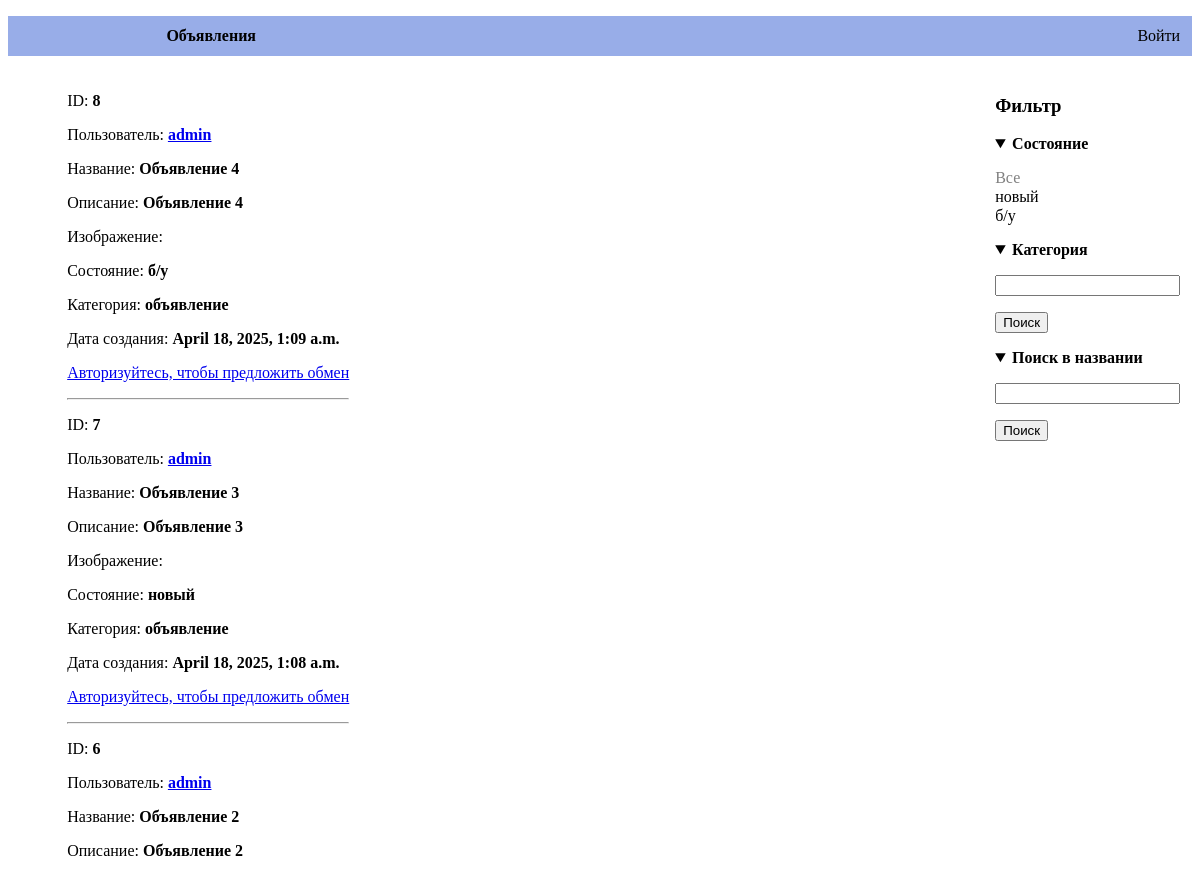
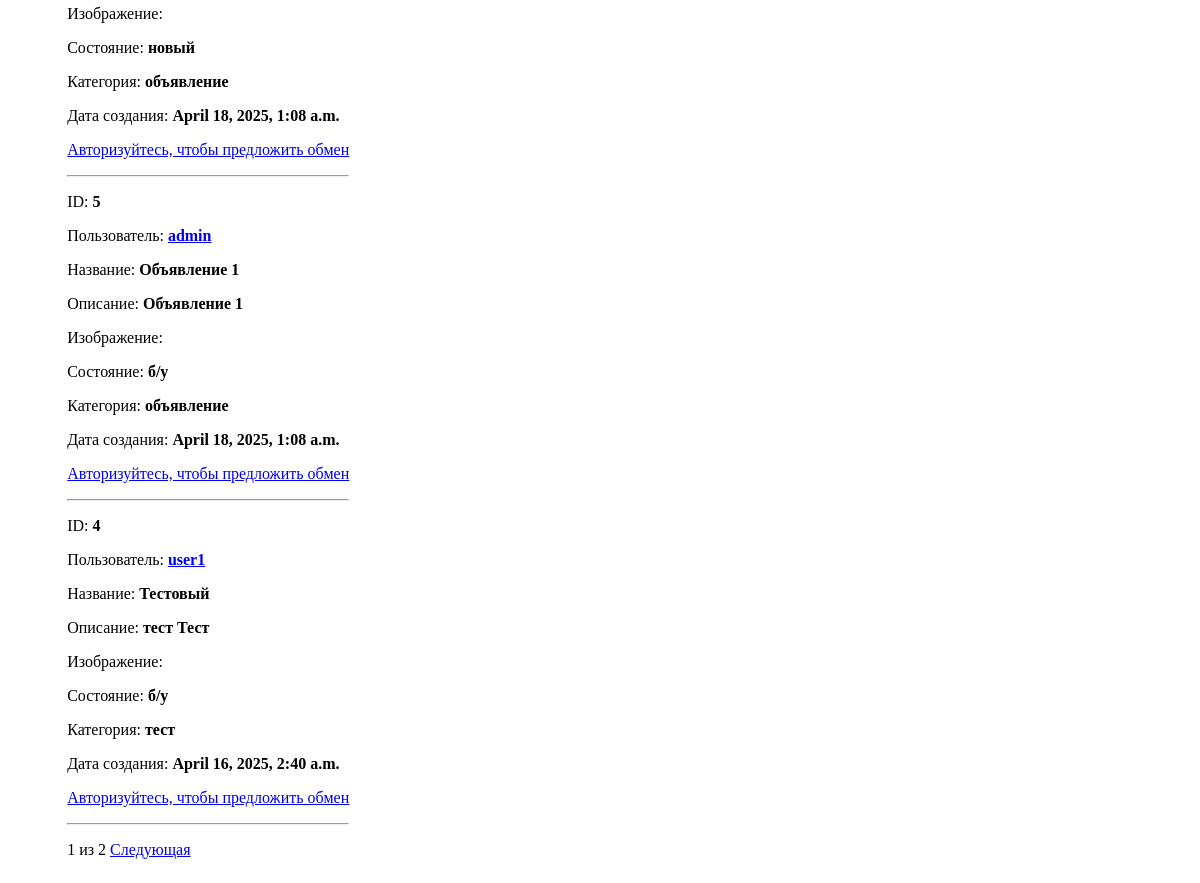
/ads/, run on the app's committed database (2 pictures, top to bottom).
### ads/models.py (models this page shows, shortened)
class Ad(models.Model):
    CHOICES = (
        ('б/у', 'б/у'),
        ('новый', 'новый'),
    )
    user = models.ForeignKey(User,
                            related_name='ads',
                            on_delete=models.CASCADE)
    title = models.CharField(max_length=200)
    description = models.TextField()
    image = models.ImageField(upload_to='ads/%Y/%m/%d',
                            blank=True)
    category = models.CharField(max_length=100)
    condition = models.CharField(max_length=50, choices=CHOICES, default='б/у')
    created_at = models.DateTimeField(auto_now_add=True)
    class Meta:
        ordering = ['-id']

### ads/views.py (the view)
# urls.py: path('', views.get_ads, name='get_ads'),
def get_ads(request):
    context = filter_ads(request)
    return render(request,
                'ads/list.html',
                context)

### ads/templates/ads/list.html (shortened to what this page needs)
{% extends "base.html" %}
{% block content %}
    <div class="content-ads">
    <div class="ads">
    {% for ad in ads %}
        <p>ID: <b>{{ ad.id }}</b></p>
        <p>
            Пользователь: <b>
                <a class='user-link' href="{% if request.user == ad.user %}{% url 'get_my_ads' %}{% else %}{% url 'get_user_ads' ad.user.id %}{% endif %}">
                    {{ ad.user }} {% if request.user == ad.user %}(Вы){% endif %}
                </a>
            </b></p>
        <p>Название: <b>{{ ad.title }}</b></p>
        <p>Описание: <b>{{ ad.description }}</b></p>
        <p>Изображение: <b>{{ ad.image }}</b></p>
        <p>Состояние: <b>{{ ad.condition }}</b></p>
        <p>Категория: <b>{{ ad.category }}</b></p>
        <p>Дата создания: <b>{{ ad.created_at }}</b></p>
        {% if request.user.is_authenticated %}
            {% if ad.user != request.user %}
                <a href="{% url 'create_exchange' ad.id %}">
                    <button>Предложить обмен</button>
                </a>
            {% else %}
                <a href="{% url 'edit_ad' ad.id %}"><button>Редактировать</button></a>
                <a href="{% url 'delete_ad' ad.id %}"><button>Удалить</button></a>
            {% endif %}
        {% else %}
            <p><a href="{% url 'login' %}">Авторизуйтесь, чтобы предложить обмен</a></p>
        {% endif %}
        <hr>
    {% empty %}
        <h2>По вашему запросу ничего не найдено</h2>
    {% endfor %}
    <p>
        {{ ads.number }} из {{ num_pages }}
        {% if ads.has_next %}<a href="?page={{ ads.next_page_number }}"> Следующая </a>{% endif %}
    </p>
    </div>
    <div class="sidebar">
        <h3>Фильтр</h3>
        <details open>
            <summary><b>Состояние</b></summary>
            <ul>
                <li><a href="{% url 'get_ads' %}?{% if category %}category={{ category }}&{% endif %}{% if search %}search={{ search }}{% endif %}" {% if request.GET.condition == None %}class="selected"{% endif %}>Все</a></li>
                <li><a href="?condition=новый&{% if category %}category={{ category }}&{% endif %}{% if search %}search={{ search }}{% endif %}" {% if request.GET.condition == 'новый' %}class="selected"{% endif %}>новый</a></li>
                <li><a href="?condition=б/у&{% if category %}&category={{ category }}&{% endif %}{% if search %}search={{ search }}{% endif %}" {% if request.GET.condition == 'б/у' %}class="selected"{% endif %}>б/у</a></li>
            </ul>
        </details>
        <details open>
            <summary><b>Категория</b></summary>
            <form method="post" action="{% url 'get_ads' %}?{% if request.GET.condition %}condition={{ request.GET.condition }}&{% endif %}{% if search %}search={{ search }}{% endif %}">
                <p><input type="text" name="category" {% if category %}value="{{ category }}"{% endif %}><p>
                <p><input type="submit" value="Поиск"></p>
            </form>
        </details>
        <details open>
            <summary><b>Поиск в названии</b></summary>
            <form method="post" action="{% url 'get_ads' %}?{% if request.GET.condition %}condition={{ request.GET.condition }}&{% endif %}{% if category %}category={{ category }}{% endif %}">
                <p><input type="text" name="search" {% if search %}value="{{ search }}"{% endif %}><p>
                <p><input type="submit" value="Поиск"></p>
            </form>
        </details>
    </div>
</div>
{% endblock %}

### ads/templates/base.html (shortened to what this page needs)
{% load static %}
<!DOCTYPE html>
<html>
    <head>
        <link href="{% static 'css/base.css' %}" rel="stylesheet">
    </head>
    <body>
        <div id="header">
            <ul class="menu">
                <div class="pages">
                    <li>
                        <a {% if section == "Объявления" %}class='selected'{% endif %} href="{% url 'get_ads' %}">
                            Объявления
                        </a>
                    </li>
                </div>
                <div class="login-logout">
                    {% if request.user.is_authenticated %}
                        <li>
                            <u class="name">Привет, <b>{{ request.user }}</b></u>
                            <a href="{% url 'logout' %}">Выйти</a>
                        </li>
                    {% else %}
                        <li>
                            <a href="{% url 'login' %}">Войти</a>
                        </li>
                    {% endif %}
                </div>
            </ul>
        </div>
        <div class="content">
            {% block content %}
            {% endblock %}
        </div>
    </body>
</html>

### ads/static/css/base.css (style rules this page uses)
.menu { display: flex; justify-content: space-between; align-items: center; margin-left: 10%; margin-right: 1%; height: 100%; }
#header { background-color: rgba(52, 94, 209, 0.507); height: 40px; }
.menu a { text-decoration: none; color: black; }
.menu li { list-style-type: none; }
.content { margin-left: 5%; margin-right: 1%; margin-top: 20px; }
.content-exchange, .content-ads { display: flex; justify-content: space-between; }
.pages .selected { font-weight: 900; }
.pages { width: 70%; display: flex; justify-content: space-between; }
.sidebar li { list-style-type: none; margin-bottom: 1px; }
.sidebar a { text-decoration: none; color: black; }
.sidebar ul { padding: 0; }
.sidebar .selected { color: grey; }

### data on the page
Ad: id "8", user "admin", title "Объявление 4", description "Объявление 4", condition "б/у", category "объявление", created_at "April 18, 2025, 1:09 a.m."
Ad: id "7", user "admin", title "Объявление 3", description "Объявление 3", condition "новый", category "объявление", created_at "April 18, 2025, 1:08 a.m."
Ad: id "6", user "admin", title "Объявление 2", description "Объявление 2", condition "новый", category "объявление", created_at "April 18, 2025, 1:08 a.m."
Ad: id "5", user "admin", title "Объявление 1", description "Объявление 1", condition "б/у", category "объявление", created_at "April 18, 2025, 1:08 a.m."
Ad: id "4", user "user1", title "Тестовый", description "тест Тест", condition "б/у", category "тест", created_at "April 16, 2025, 2:40 a.m."

### other printed values
{{ ads.number }} "1"
{{ num_pages }} "2"
